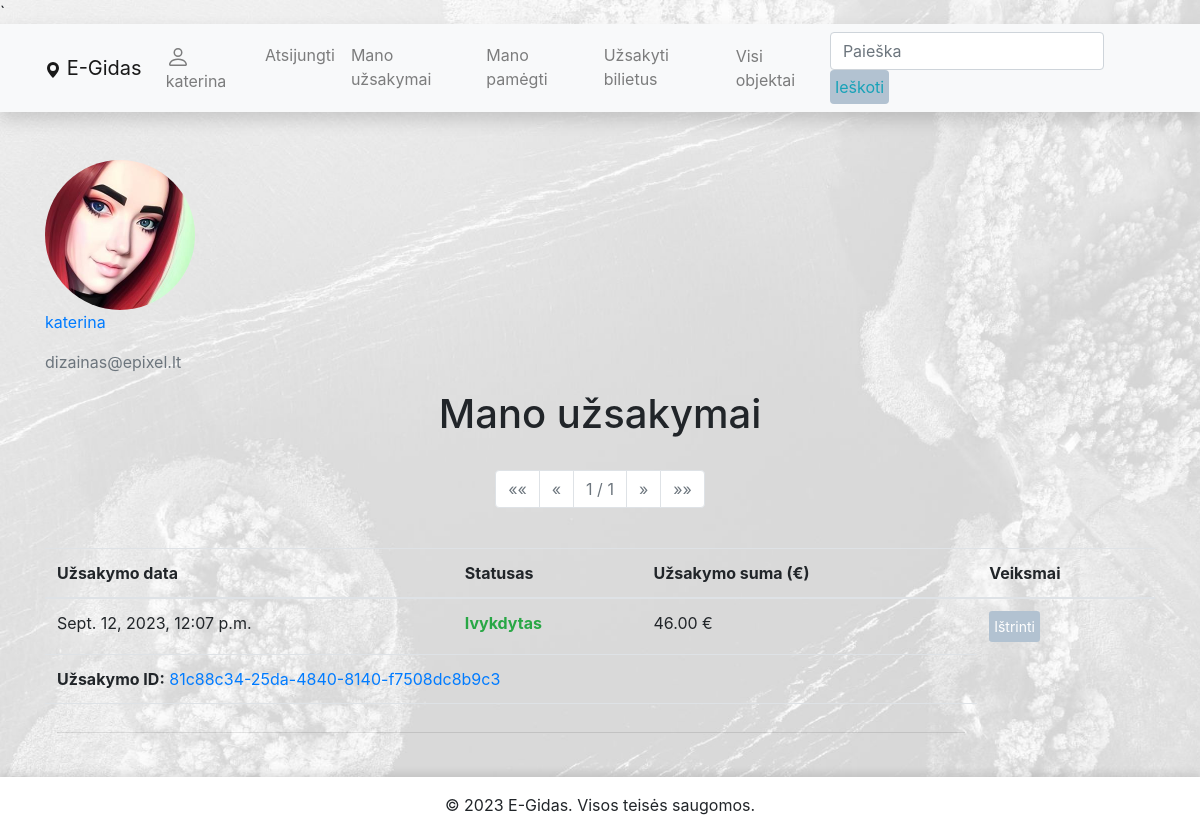
The page /egidas/manouzsakymai/ (signed in) on the database as committed earlier.
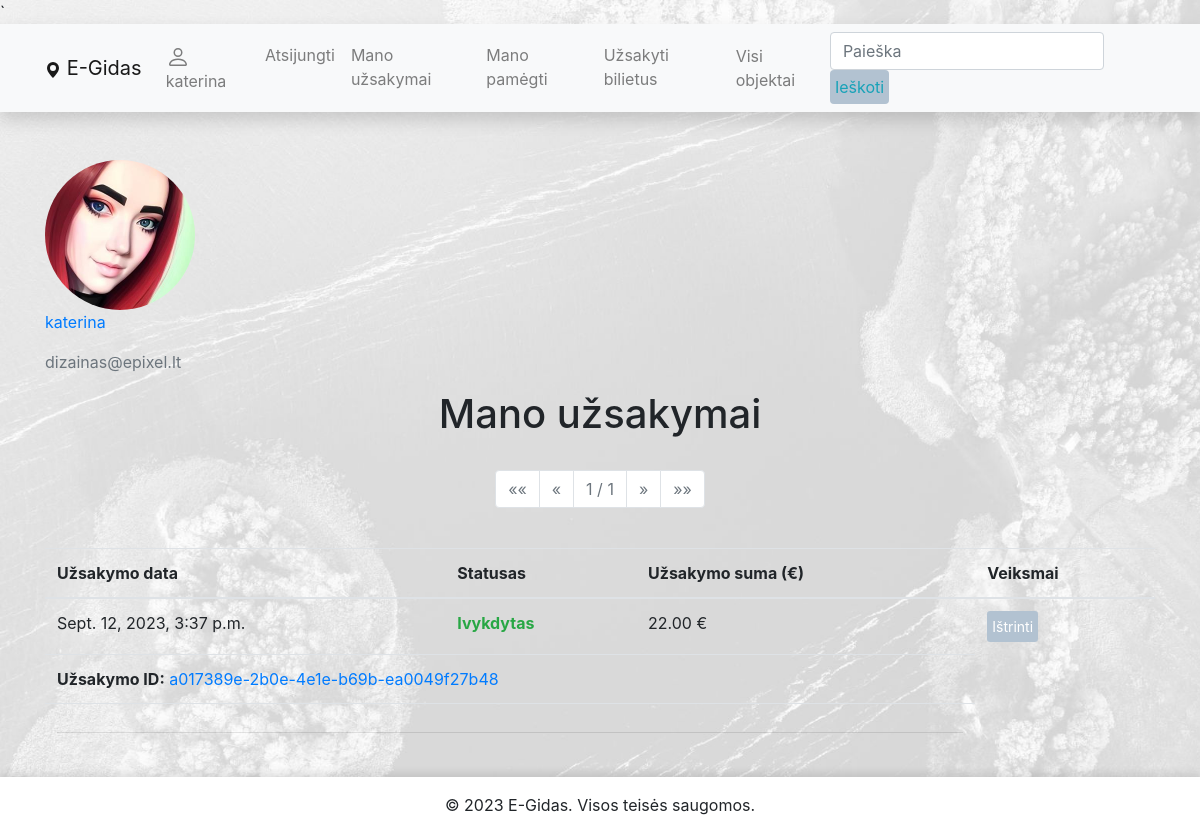
The same page on the database as committed later.
### egidas/models.py (models this page shows, shortened)
class Order(models.Model):
    id = models.UUIDField(primary_key=True, default=uuid.uuid4, editable=False)
    purchase_date = models.DateTimeField('Pirkimo data', auto_now_add=True)
    user = models.ForeignKey(User, related_name='orders', on_delete=models.CASCADE)
    ORDER_STATUS = (
        ('Gautas', 'Gautas'),
        ('Ivykdytas', 'Ivykdytas'),
        ('Atšauktas', 'Atšauktas'),
        ('Laukiama apmokėjimo', 'Laukiama apmokėjimo')
    )
    status = models.CharField(
        max_length=50,
        choices=ORDER_STATUS,
        blank=True,
        default='Gautas',
        help_text='Užsakymo statusas'
    )
    def get_total_sum(self):
        total = 0
        for item in self.order_items.all():
            total += item.get_total_price
        return total
    class Meta:
        ordering = ['purchase_date']
        verbose_name = 'Užsalymas'
        verbose_name_plural = 'užsakymai'

class OrderItem(models.Model):
    order = models.ForeignKey(Order, related_name='order_items', on_delete=models.CASCADE, null=True, blank=True)
    ticket = models.ForeignKey(Ticket, related_name='order_items', on_delete=models.CASCADE, null=True, blank=True)
    quantity = models.PositiveIntegerField("Kiekis", default=1)
    @property
    def get_total_price(self):
        return self.quantity * self.ticket.price if self.ticket and self.ticket.price else 0
    class Meta:
        verbose_name = 'Užsakymo eilutė'
        verbose_name_plural = 'Užsakymo eilutės'

class Ticket(models.Model):
    place = models.ForeignKey(Place, related_name='tickets', on_delete=models.CASCADE)
    price = models.DecimalField('Kaina', max_digits=9, decimal_places=2)
    service = models.CharField('Paslaugos pavadinimas', max_length=255, null=True, blank=True)
    TYPE = (
        ('Suaugusiam', 'Suaugusiems'),
        ('Vaikams', 'Vaikams'),
        ('Pens/Neįg', 'Neįgaliems ir pencininkams'),
        ('Bendrinis', 'Bendrinis'),
        ('Anykštėnams', 'Anykštėnams'),
        ('Stud/Moksl', 'Moksleiviams ir studentams')
    )
    type = models.CharField(
        max_length=50,
        choices=TYPE,
        blank=True,
        default='Bendrinis',
        help_text='Bilieto tipas'
    )
    class Meta:
        verbose_name = 'Bilietas'
        verbose_name_plural = 'Bilietai'

### egidas/views.py (the view)
# urls.py: path('manouzsakymai/', views.UserOrderListView.as_view(), name='my-orders'),
class UserOrderListView(LoginRequiredMixin, generic.ListView):
    model = Order
    template_name = 'user_orders.html'
    context_object_name = 'order_list'
    paginate_by = 5
    def get_queryset(self):
        return Order.objects.filter(user=self.request.user).order_by('-purchase_date')
    def get_context_data(self, **kwargs):
        context = super().get_context_data(**kwargs)
        context['order_list'] = context['page_obj']
        return context

### egidas/templates/user_orders.html
{% extends "base.html" %}
{% block content %}
<img class="img-fluid rounded-circle" src="{{ user.profilis.nuotrauka.url }}" style="width: 150px; height: 150px;"/>
<p class="text-primary">{{ user.username }}</p>
<p class="text-secondary">{{ user.email }}</p>
<h1 class="text-center">Mano užsakymai</h1>
<br>
<nav aria-label="Page navigation example">
    <ul class="pagination justify-content-center">
        {% if page_obj.has_previous %}
            <li class="page-item">
                <a class="page-link" href="?page=1" aria-label="First">
                    <span aria-hidden="true">&laquo;&laquo;</span>
                </a>
            </li>
            <li class="page-item">
                <a class="page-link" href="?page={{ page_obj.previous_page_number }}" aria-label="Previous">
                    <span aria-hidden="true">&laquo;</span>
                </a>
            </li>
        {% else %}
            <li class="page-item disabled">
                <span class="page-link">&laquo;&laquo;</span>
            </li>
            <li class="page-item disabled">
                <span class="page-link">&laquo;</span>
            </li>
        {% endif %}
        <li class="page-item disabled">
            <span class="page-link">{{ page_obj.number }} / {{ page_obj.paginator.num_pages }}</span>
        </li>
        {% if page_obj.has_next %}
            <li class="page-item">
                <a class="page-link" href="?page={{ page_obj.next_page_number }}" aria-label="Next">
                    <span aria-hidden="true">&raquo;</span>
                </a>
            </li>
            <li class="page-item">
                <a class="page-link" href="?page={{ page_obj.paginator.num_pages }}" aria-label="Last">
                    <span aria-hidden="true">&raquo;&raquo;</span>
                </a>
            </li>
        {% else %}
            <li class="page-item disabled">
                <span class="page-link">&raquo;</span>
            </li>
            <li class="page-item disabled">
                <span class="page-link">&raquo;&raquo;</span>
            </li>
        {% endif %}
    </ul>
</nav>
<br>
{% if order_list %}
    <table class="table">
        <thead>
            <tr>
                <th>Užsakymo data</th>
                <th>Statusas</th>
                <th>Užsakymo suma (€)</th>
                <th>Veiksmai</th>
            </tr>
        </thead>
        <tbody>
            {% for order in order_list %}
                <tr>
                    <td>{{ order.purchase_date }}</td>
                    <td class="{% if order.status == 'Ivykdytas' %}text-success
                    {% elif order.status == 'Gautas' %}text-info
                    {% elif order.status == 'Atšauktas' %}text-danger
                    {% elif order.status == 'Laukiama apmokėjimo' %}text-secondary{% endif %}">
                        <strong>{{ order.status }}</strong>
                    </td>
                    <td>{{ order.get_total_sum }} €</td>
                    <td>
                        <a class="btn btn-danger btn-sm" href="{% url 'my-order-delete' order.id %}">Ištrinti</a>
                    </td>
                </tr>
                <tr>
                    <td colspan="3">
                        <strong>Užsakymo ID:</strong>
                        <a href="{% url 'order-detail' order.id %}">{{ order.id }}   </a>
                    </td>
                </tr>
                <tr>
                    <td colspan="3"><hr /></td>
                </tr>
            {% endfor %}
        </tbody>
    </table>
{% else %}
    <p>Šiuo metu užsakymų neturite</p>
{% endif %}
{% endblock %}

Rows that differ between the two databases and show on the page:
removed Order: purchase_date "Sept. 12, 2023, 12:07 p.m.", status "Ivykdytas", get_total_sum "46.00", id "81c88c34-25da-4840-8140-f7508dc8b9c3"
added Order: purchase_date "Sept. 12, 2023, 3:37 p.m.", status "Ivykdytas", get_total_sum "22.00", id "a017389e-2b0e-4e1e-b69b-ea0049f27b48"
